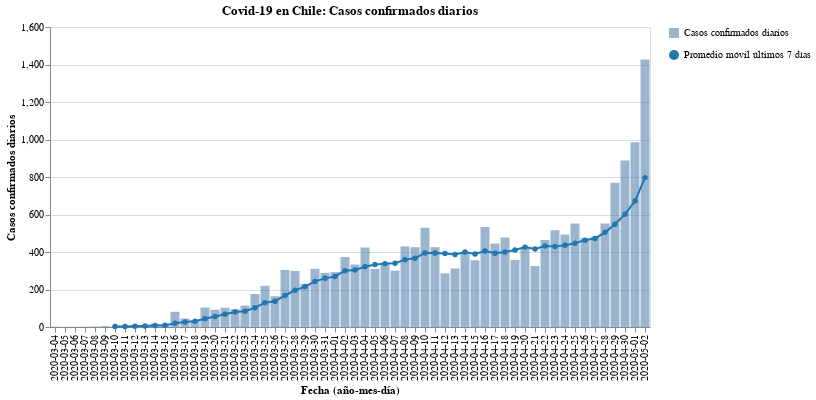

The notebook cell this image was saved under:
### Code cell
#hide_input
bars, line = my_cases_plot(region)
(bars + line).properties(
    title=f'Covid-19 en Chile: Casos confirmados diarios',
    width=600
)

### Figure 1 — Vega-Lite specification as saved in the notebook (floating-point values rounded to 4 significant figures)
{"config": {"view": {"continuousWidth": 400, "continuousHeight": 300}}, "layer": [{"mark": {"type": "bar", "opacity": 0.7}, "encoding": {"opacity": {"type": "nominal", "field": "Casos confirmados diarios", "legend": {"title": ""}}, "tooltip": [{"type": "nominal", "field": "Fecha"}, {"type": "quantitative", "field": "Casos confirmados"}], "x": {"type": "nominal", "axis": {"title": "Fecha (año-mes-día)"}, "field": "Fecha"}, "y": {"type": "quantitative", "axis": {"title": "Casos confirmados diarios"}, "field": "Casos confirmados"}}}, {"mark": {"type": "line", "color": "#1f77b4", "point": {"filled": true, "fill": "#1f77b4"}}, "encoding": {"shape": {"type": "nominal", "field": "Promedio móvil últimos 7 días", "legend": {"title": ""}}, "x": {"type": "nominal", "axis": {"title": "Fecha (año-mes-día)"}, "field": "Fecha"}, "y": {"type": "quantitative", "field": "Rolling"}}}], "data": {"name": "data-8e7b57e91bc5eb2a8b461f1fd8f6f074"}, "title": "Covid-19 en Chile: Casos confirmados diarios", "width": 600, "$schema": "https://vega.github.io/schema/vega-lite/v4.8.1.json", "datasets": {"data-8e7b57e91bc5eb2a8b461f1fd8f6f074": [{"Fecha": "2020-03-04", "Casos confirmados": 2, "Rolling": null, "Casos confirmados diarios": "Casos confirmados diarios", "Promedio móvil últimos 7 días": "Promedio móvil últimos 7 días"}, {"Fecha": "2020-03-05", "Casos confirmados": 1, "Rolling": null, "Casos confirmados diarios": "Casos confirmados diarios", "Promedio móvil últimos 7 días": "Promedio móvil últimos 7 días"}, {"Fecha": "2020-03-06", "Casos confirmados": 1, "Rolling": null, "Casos confirmados diarios": "Casos confirmados diarios", "Promedio móvil últimos 7 días": "Promedio móvil últimos 7 días"}, {"Fecha": "2020-03-07", "Casos confirmados": 2, "Rolling": null, "Casos confirmados diarios": "Casos confirmados diarios", "Promedio móvil últimos 7 días": "Promedio móvil últimos 7 días"}, {"Fecha": "2020-03-08", "Casos confirmados": 3, "Rolling": null, "Casos confirmados diarios": "Casos confirmados diarios", "Promedio móvil últimos 7 días": "Promedio móvil últimos 7 días"}, {"Fecha": "2020-03-09", "Casos confirmados": 5, "Rolling": null, "Casos confirmados diarios": "Casos confirmados diarios", "Promedio móvil últimos 7 días": "Promedio móvil últimos 7 días"}, {"Fecha": "2020-03-10", "Casos confirmados": 2, "Rolling": 2.286, "Casos confirmados diarios": "Casos confirmados diarios", "Promedio móvil últimos 7 días": "Promedio móvil últimos 7 días"}, {"Fecha": "2020-03-11", "Casos confirmados": 6, "Rolling": 2.857, "Casos confirmados diarios": "Casos confirmados diarios", "Promedio móvil últimos 7 días": "Promedio móvil últimos 7 días"}, {"Fecha": "2020-03-12", "Casos confirmados": 10, "Rolling": 4.143, "Casos confirmados diarios": "Casos confirmados diarios", "Promedio móvil últimos 7 días": "Promedio móvil últimos 7 días"}, {"Fecha": "2020-03-13", "Casos confirmados": 10, "Rolling": 5.429, "Casos confirmados diarios": "Casos confirmados diarios", "Promedio móvil últimos 7 días": "Promedio móvil últimos 7 días"}, {"Fecha": "2020-03-14", "Casos confirmados": 18, "Rolling": 7.714, "Casos confirmados diarios": "Casos confirmados diarios", "Promedio móvil últimos 7 días": "Promedio móvil últimos 7 días"}, {"Fecha": "2020-03-15", "Casos confirmados": 14, "Rolling": 9.286, "Casos confirmados diarios": "Casos confirmados diarios", "Promedio móvil últimos 7 días": "Promedio móvil últimos 7 días"}, {"Fecha": "2020-03-16", "Casos confirmados": 81, "Rolling": 20.14, "Casos confirmados diarios": "Casos confirmados diarios", "Promedio móvil últimos 7 días": "Promedio móvil últimos 7 días"}, {"Fecha": "2020-03-17", "Casos confirmados": 45, "Rolling": 26.29, "Casos confirmados diarios": "Casos confirmados diarios", "Promedio móvil últimos 7 días": "Promedio móvil últimos 7 días"}, {"Fecha": "2020-03-18", "Casos confirmados": 37, "Rolling": 30.71, "Casos confirmados diarios": "Casos confirmados diarios", "Promedio móvil últimos 7 días": "Promedio móvil últimos 7 días"}, {"Fecha": "2020-03-19", "Casos confirmados": 104, "Rolling": 44.14, "Casos confirmados diarios": "Casos confirmados diarios", "Promedio móvil últimos 7 días": "Promedio móvil últimos 7 días"}, {"Fecha": "2020-03-20", "Casos confirmados": 92, "Rolling": 55.86, "Casos confirmados diarios": "Casos confirmados diarios", "Promedio móvil últimos 7 días": "Promedio móvil últimos 7 días"}, {"Fecha": "2020-03-21", "Casos confirmados": 103, "Rolling": 68.0, "Casos confirmados diarios": "Casos confirmados diarios", "Promedio móvil últimos 7 días": "Promedio móvil últimos 7 días"}, {"Fecha": "2020-03-22", "Casos confirmados": 95, "Rolling": 79.57, "Casos confirmados diarios": "Casos confirmados diarios", "Promedio móvil últimos 7 días": "Promedio móvil últimos 7 días"}, {"Fecha": "2020-03-23", "Casos confirmados": 114, "Rolling": 84.29, "Casos confirmados diarios": "Casos confirmados diarios", "Promedio móvil últimos 7 días": "Promedio móvil últimos 7 días"}, {"Fecha": "2020-03-24", "Casos confirmados": 176, "Rolling": 103.0, "Casos confirmados diarios": "Casos confirmados diarios", "Promedio móvil últimos 7 días": "Promedio móvil últimos 7 días"}, {"Fecha": "2020-03-25", "Casos confirmados": 220, "Rolling": 129.1, "Casos confirmados diarios": "Casos confirmados diarios", "Promedio móvil últimos 7 días": "Promedio móvil últimos 7 días"}, {"Fecha": "2020-03-26", "Casos confirmados": 164, "Rolling": 137.7, "Casos confirmados diarios": "Casos confirmados diarios", "Promedio móvil últimos 7 días": "Promedio móvil últimos 7 días"}, {"Fecha": "2020-03-27", "Casos confirmados": 304, "Rolling": 168.0, "Casos confirmados diarios": "Casos confirmados diarios", "Promedio móvil últimos 7 días": "Promedio móvil últimos 7 días"}, {"Fecha": "2020-03-28", "Casos confirmados": 299, "Rolling": 196.0, "Casos confirmados diarios": "Casos confirmados diarios", "Promedio móvil últimos 7 días": "Promedio móvil últimos 7 días"}, {"Fecha": "2020-03-29", "Casos confirmados": 230, "Rolling": 215.3, "Casos confirmados diarios": "Casos confirmados diarios", "Promedio móvil últimos 7 días": "Promedio móvil últimos 7 días"}, {"Fecha": "2020-03-30", "Casos confirmados": 310, "Rolling": 243.3, "Casos confirmados diarios": "Casos confirmados diarios", "Promedio móvil últimos 7 días": "Promedio móvil últimos 7 días"}, {"Fecha": "2020-03-31", "Casos confirmados": 289, "Rolling": 259.4, "Casos confirmados diarios": "Casos confirmados diarios", "Promedio móvil últimos 7 días": "Promedio móvil últimos 7 días"}, {"Fecha": "2020-04-01", "Casos confirmados": 293, "Rolling": 269.9, "Casos confirmados diarios": "Casos confirmados diarios", "Promedio móvil últimos 7 días": "Promedio móvil últimos 7 días"}, {"Fecha": "2020-04-02", "Casos confirmados": 373, "Rolling": 299.7, "Casos confirmados diarios": "Casos confirmados diarios", "Promedio móvil últimos 7 días": "Promedio móvil últimos 7 días"}, {"Fecha": "2020-04-03", "Casos confirmados": 333, "Rolling": 303.9, "Casos confirmados diarios": "Casos confirmados diarios", "Promedio móvil últimos 7 días": "Promedio móvil últimos 7 días"}, {"Fecha": "2020-04-04", "Casos confirmados": 424, "Rolling": 321.7, "Casos confirmados diarios": "Casos confirmados diarios", "Promedio móvil últimos 7 días": "Promedio móvil últimos 7 días"}, {"Fecha": "2020-04-05", "Casos confirmados": 310, "Rolling": 333.1, "Casos confirmados diarios": "Casos confirmados diarios", "Promedio móvil últimos 7 días": "Promedio móvil últimos 7 días"}, {"Fecha": "2020-04-06", "Casos confirmados": 344, "Rolling": 338.0, "Casos confirmados diarios": "Casos confirmados diarios", "Promedio móvil últimos 7 días": "Promedio móvil últimos 7 días"}, {"Fecha": "2020-04-07", "Casos confirmados": 301, "Rolling": 339.7, "Casos confirmados diarios": "Casos confirmados diarios", "Promedio móvil últimos 7 días": "Promedio móvil últimos 7 días"}, {"Fecha": "2020-04-08", "Casos confirmados": 430, "Rolling": 359.3, "Casos confirmados diarios": "Casos confirmados diarios", "Promedio móvil últimos 7 días": "Promedio móvil últimos 7 días"}, {"Fecha": "2020-04-09", "Casos confirmados": 426, "Rolling": 366.9, "Casos confirmados diarios": "Casos confirmados diarios", "Promedio móvil últimos 7 días": "Promedio móvil últimos 7 días"}, {"Fecha": "2020-04-10", "Casos confirmados": 529, "Rolling": 394.9, "Casos confirmados diarios": "Casos confirmados diarios", "Promedio móvil últimos 7 días": "Promedio móvil últimos 7 días"}, {"Fecha": "2020-04-11", "Casos confirmados": 426, "Rolling": 395.1, "Casos confirmados diarios": "Casos confirmados diarios", "Promedio móvil últimos 7 días": "Promedio móvil últimos 7 días"}, {"Fecha": "2020-04-12", "Casos confirmados": 286, "Rolling": 391.7, "Casos confirmados diarios": "Casos confirmados diarios", "Promedio móvil últimos 7 días": "Promedio móvil últimos 7 días"}, {"Fecha": "2020-04-13", "Casos confirmados": 312, "Rolling": 387.1, "Casos confirmados diarios": "Casos confirmados diarios", "Promedio móvil últimos 7 días": "Promedio móvil últimos 7 días"}, {"Fecha": "2020-04-14", "Casos confirmados": 392, "Rolling": 400.1, "Casos confirmados diarios": "Casos confirmados diarios", "Promedio móvil últimos 7 días": "Promedio móvil últimos 7 días"}, {"Fecha": "2020-04-15", "Casos confirmados": 356, "Rolling": 389.6, "Casos confirmados diarios": "Casos confirmados diarios", "Promedio móvil últimos 7 días": "Promedio móvil últimos 7 días"}, {"Fecha": "2020-04-16", "Casos confirmados": 534, "Rolling": 405.0, "Casos confirmados diarios": "Casos confirmados diarios", "Promedio móvil últimos 7 días": "Promedio móvil últimos 7 días"}, {"Fecha": "2020-04-17", "Casos confirmados": 445, "Rolling": 393.0, "Casos confirmados diarios": "Casos confirmados diarios", "Promedio móvil últimos 7 días": "Promedio móvil últimos 7 días"}, {"Fecha": "2020-04-18", "Casos confirmados": 478, "Rolling": 400.4, "Casos confirmados diarios": "Casos confirmados diarios", "Promedio móvil últimos 7 días": "Promedio móvil últimos 7 días"}, {"Fecha": "2020-04-19", "Casos confirmados": 358, "Rolling": 410.7, "Casos confirmados diarios": "Casos confirmados diarios", "Promedio móvil últimos 7 días": "Promedio móvil últimos 7 días"}, {"Fecha": "2020-04-20", "Casos confirmados": 419, "Rolling": 426.0, "Casos confirmados diarios": "Casos confirmados diarios", "Promedio móvil últimos 7 días": "Promedio móvil últimos 7 días"}, {"Fecha": "2020-04-21", "Casos confirmados": 325, "Rolling": 416.4, "Casos confirmados diarios": "Casos confirmados diarios", "Promedio móvil últimos 7 días": "Promedio móvil últimos 7 días"}, {"Fecha": "2020-04-22", "Casos confirmados": 464, "Rolling": 431.9, "Casos confirmados diarios": "Casos confirmados diarios", "Promedio móvil últimos 7 días": "Promedio móvil últimos 7 días"}, {"Fecha": "2020-04-23", "Casos confirmados": 516, "Rolling": 429.3, "Casos confirmados diarios": "Casos confirmados diarios", "Promedio móvil últimos 7 días": "Promedio móvil últimos 7 días"}, {"Fecha": "2020-04-24", "Casos confirmados": 494, "Rolling": 436.3, "Casos confirmados diarios": "Casos confirmados diarios", "Promedio móvil últimos 7 días": "Promedio móvil últimos 7 días"}, {"Fecha": "2020-04-25", "Casos confirmados": 552, "Rolling": 446.9, "Casos confirmados diarios": "Casos confirmados diarios", "Promedio móvil últimos 7 días": "Promedio móvil últimos 7 días"}, {"Fecha": "2020-04-26", "Casos confirmados": 473, "Rolling": 463.3, "Casos confirmados diarios": "Casos confirmados diarios", "Promedio móvil últimos 7 días": "Promedio móvil últimos 7 días"}, {"Fecha": "2020-04-27", "Casos confirmados": 482, "Rolling": 472.3, "Casos confirmados diarios": "Casos confirmados diarios", "Promedio móvil últimos 7 días": "Promedio móvil últimos 7 días"}, {"Fecha": "2020-04-28", "Casos confirmados": 552, "Rolling": 504.7, "Casos confirmados diarios": "Casos confirmados diarios", "Promedio móvil últimos 7 días": "Promedio móvil últimos 7 días"}, {"Fecha": "2020-04-29", "Casos confirmados": 770, "Rolling": 548.4, "Casos confirmados diarios": "Casos confirmados diarios", "Promedio móvil últimos 7 días": "Promedio móvil últimos 7 días"}, {"Fecha": "2020-04-30", "Casos confirmados": 888, "Rolling": 601.6, "Casos confirmados diarios": "Casos confirmados diarios", "Promedio móvil últimos 7 días": "Promedio móvil últimos 7 días"}, {"Fecha": "2020-05-01", "Casos confirmados": 985, "Rolling": 671.7, "Casos confirmados diarios": "Casos confirmados diarios", "Promedio móvil últimos 7 días": "Promedio móvil últimos 7 días"}, {"Fecha": "2020-05-02", "Casos confirmados": 1427, "Rolling": 796.7, "Casos confirmados diarios": "Casos confirmados diarios", "Promedio móvil últimos 7 días": "Promedio móvil últimos 7 días"}]}}
